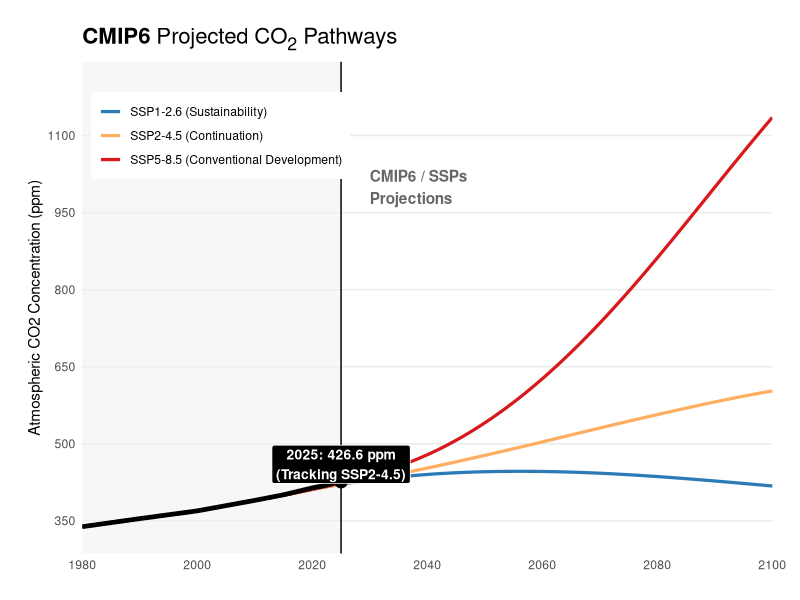

R code for this plot:
# Load visualization suite
if (!require("tidyverse")) install.packages("tidyverse")
if (!require("ggtext")) install.packages("ggtext")

library(ggplot2)
library(dplyr)
library(tidyr)
library(ggtext)

# 1. OFFICIAL CMIP6 INPUT DATA (Meinshausen et al., 2020)
# SSPs start diverging from historical reconstruction in 2015.
# We use anchor points to reconstruct the official curves.
ssp_years <- c(2015, 2020, 2030, 2040, 2050, 2060, 2070, 2080, 2090, 2100)

# SSP1-2.6: "Sustainability" (approx. 2C path)
# Peaks ~446 around 2050, then slowly declines/stabilizes.
ssp126_vals <- c(399.9, 411.3, 429.1, 440.3, 445.6, 446.1, 442.7, 436.2, 427.6, 417.8) # Note: Peaks then drops

# SSP2-4.5: "Middle of the Road" (Current trajectory-ish)
# Continues rising to ~603 ppm.
ssp245_vals <- c(399.9, 411.3, 430.7, 452.7, 477.5, 503.7, 530.7, 556.8, 581.4, 602.8)

# SSP5-8.5: "Fossil-Fueled Development" (Burn everything)
# Explosive growth to >1100 ppm.
ssp585_vals <- c(399.9, 411.3, 438.4, 478.7, 540.8, 626.6, 735.0, 861.9, 999.4, 1135.2)

# 2. HISTORICAL DATA (NOAA - Verified Jan 2026 context)
# 1980-2024 Observed; 2025 Forecast/Prelim.
hist_yrs <- c(1980, 1990, 2000, 2010, 2015, 2020, 2021, 2022, 2023, 2024, 2025)
hist_val <- c(338.7, 354.4, 369.5, 389.9, 400.8, 414.2, 416.4, 418.5, 421.1, 424.6, 426.6)

# 3. SPLINE INTERPOLATION (1980 - 2100)
all_years <- 1980:2100

make_spline <- function(x_yrs, y_vals) {
  # We bridge 1980-2015 using historical to ensure smooth start for SSPs
  bridge_x <- c(1980, 1990, 2000, 2010, x_yrs)
  bridge_y <- c(338.7, 354.4, 369.5, 389.9, y_vals)
  spline(bridge_x, bridge_y, xout = all_years)$y
}

df_cmip6 <- data.frame(
  Year = all_years,
  SSP126 = make_spline(ssp_years, ssp126_vals),
  SSP245 = make_spline(ssp_years, ssp245_vals),
  SSP585 = make_spline(ssp_years, ssp585_vals)
) %>%
  pivot_longer(-Year, names_to = "Scenario", values_to = "PPM")

df_hist_obs <- data.frame(Year = hist_yrs, PPM = hist_val)

# 4. PLOTTING THE CMIP6 STANDARD
ggplot() +

  # A. ERA CONTEXT (Shading)
  annotate("rect", xmin = 1980, xmax = 2025, ymin = -Inf, ymax = Inf,
           fill = "grey94", alpha = 0.5) +
  geom_vline(xintercept = 2025, color = "black", linetype = "solid", size = 0.5) +

  # B. CMIP6 PROJECTIONS
  geom_line(data = df_cmip6, aes(x = Year, y = PPM, color = Scenario), size = 1.1) +

  # C. HISTORICAL REALITY (Overlay)
  geom_line(data = df_hist_obs, aes(x = Year, y = PPM), color = "black", size = 1.6) +
  geom_point(data = df_hist_obs %>% filter(Year == 2025), aes(x = Year, y = PPM),
             size = 4, color = "black") +

  # D. LABELS & ANNOTATION
  annotate("text", x = 2030, y = 1000, label = "CMIP6 / SSPs\nProjections",
           hjust = 0, fontface = "bold", color = "grey40") +

  annotate("label", x = 2025, y = 460, label = "2025: 426.6 ppm\n(Tracking SSP2-4.5)",
           fill = "black", color = "white", size = 3.5, fontface = "bold") +

  # E. STYLING
  scale_color_manual(
    values = c("SSP126" = "#2c7bb6", "SSP245" = "#fdae61", "SSP585" = "#d7191c"),
    labels = c(
      "SSP1-2.6 (Sustainability)",
      "SSP2-4.5 (Continuation)",
      "SSP5-8.5 (Conventional Development)"
    )
  ) +

  scale_y_continuous(limits = c(330, 1200), breaks = seq(350, 1150, 150)) +
  scale_x_continuous(expand = c(0,0), breaks = seq(1980, 2100, 20)) +

  labs(
    title = "<span style='font-size:16pt'>**CMIP6** Projected CO<sub>2</sub> Pathways</span>",
    y = "Atmospheric CO2 Concentration (ppm)",
    x = NULL,
    color = NULL,

  ) +

  theme_minimal(base_family = "sans") +
  theme(
    plot.title = element_markdown(),
    legend.position = c(0.2, 0.85),
    legend.background = element_rect(fill = "white", color = NA),
    panel.grid.minor = element_blank(),
    panel.grid.major.x = element_blank(),
    plot.margin = margin(20, 20, 20, 20)
  )
